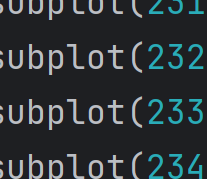
#> input picture OpenCVTutorials-master/img_1.png, 207 x 179 px
$ python 0302.py
#> lines starting #> are read from the running program, lines starting #| are printed output that depends on the picture
import cv2 as cv
img = cv.imread('img_1.png')
#> img is the input picture: shape (179, 207, 3); mean B, G, R 55.1, 51.5, 45.2
cv.imshow('1',img)
cv.waitKey()
img = img + img
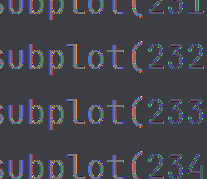
#> img: shape (179, 207, 3); mean B, G, R 77.1, 69.4, 67.6
cv.imshow('1',img)
cv.waitKey()
dst = cv.addWeighted(img,0.7,img,0.3,0)
cv.imshow('dst',dst)
cv.waitKey(0)
